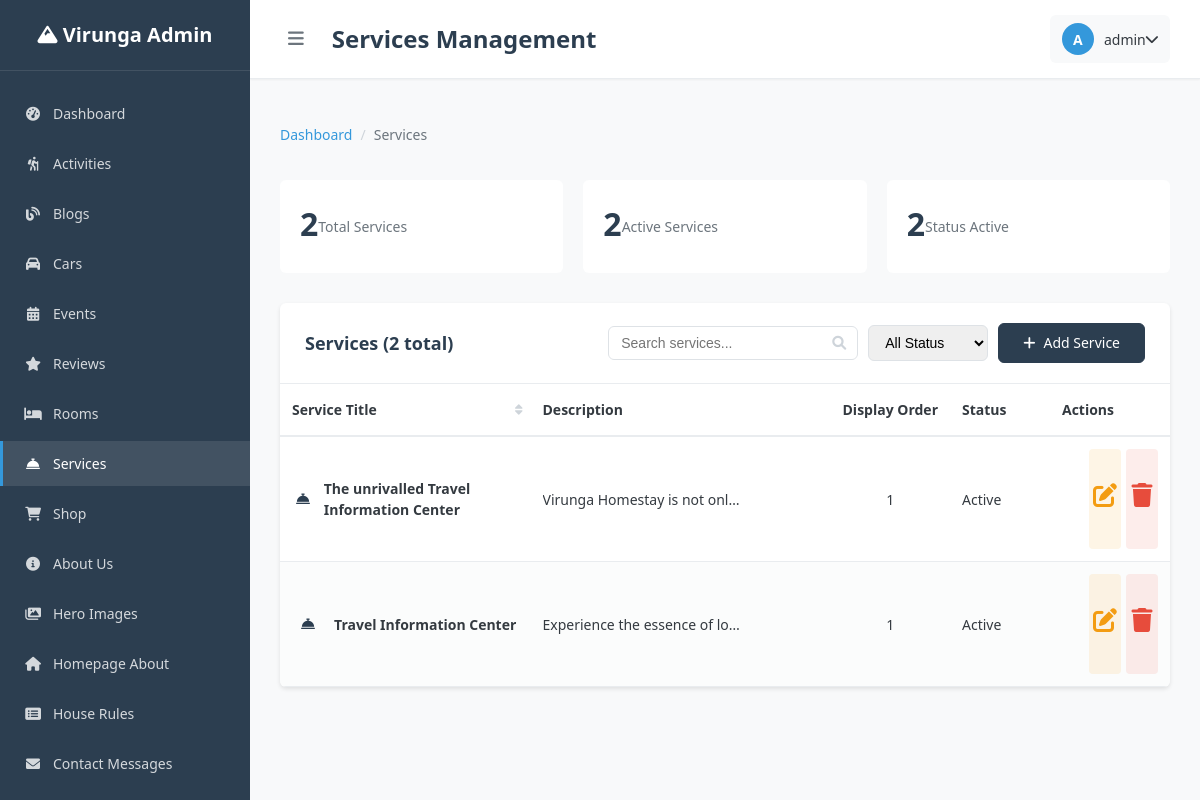
The app's page /admin/pages/services/index.php (signed in) with its own data.
### tables this page shows
CREATE TABLE `services` (
  `id` int(11) NOT NULL,
  `title` varchar(255) NOT NULL,
  `description` text NOT NULL,
  `image` varchar(500) NOT NULL,
  `display_order` int(11) DEFAULT 1,
  `is_active` tinyint(1) DEFAULT 1,
  `status` enum('active','inactive') DEFAULT 'active',
  `created_at` timestamp NOT NULL DEFAULT current_timestamp(),
  `updated_at` timestamp NOT NULL DEFAULT current_timestamp() ON UPDATE current_timestamp()
);

### admin/backend/api/utils/auth_middleware.php (called while the page is built, shortened)
<?php
function isAuthenticated() {
    return isset($_SESSION['admin_user_id']) &&
           isset($_SESSION['admin_username']) &&
           !empty($_SESSION['admin_user_id']);
}
function getCurrentUser() {
    require_once __DIR__ . '/../../database/connection.php';
    $user_id = $_SESSION['admin_user_id'];
    $query = "SELECT id, username, email, full_name, role, status, last_login
              FROM admin_users
              WHERE id = ? AND status = 'active'";
    $user = getSingleRow($query, 'i', [$user_id]);
    return $user;
}
?>

### admin/backend/database/connection.php (called while the page is built, shortened)
<?php
$conn = null;
function getConnection() {
    global $conn;
    if ($conn && !$conn->connect_error) {
        return $conn;
    }
    $db_config = [
        'host' => 'localhost',
        'username' => 'root',
        'password' => '',
        'database' => 'homestay',
        'charset' => 'utf8mb4'
    ];
    $conn = new mysqli(
        $db_config['host'],
        $db_config['username'],
        $db_config['password'],
        $db_config['database']
    );
    $conn->query("SET sql_mode = 'STRICT_TRANS_TABLES,ERROR_FOR_DIVISION_BY_ZERO,NO_AUTO_CREATE_USER,NO_ENGINE_SUBSTITUTION'");
    return $conn;
}
function executeQuery($query, $types = '', $params = []) {
    $conn = getConnection();
    $stmt = $conn->prepare($query);
    if (!empty($params)) {
        $stmt->bind_param($types, ...$params);
    }
    if (!$stmt->execute()) {
        error_log("Query execution failed: " . $stmt->error);
        return false;
    }
    $result = $stmt->get_result();
    return $result;
}
function getSingleRow($query, $types = '', $params = []) {
    $result = executeQuery($query, $types, $params);
    if ($result && $result->num_rows > 0) {
        return $result->fetch_assoc();
    }
    return null;
}
function getMultipleRows($query, $types = '', $params = []) {
    $result = executeQuery($query, $types, $params);
    $rows = [];
    if ($result) {
        while ($row = $result->fetch_assoc()) {
            $rows[] = $row;
        }
    }
    return $rows;
}
?>

### admin/pages/services/index.php (the view, shortened to what this page needs)
<?php
require_once '../../backend/api/utils/auth_middleware.php';
require_once '../../backend/database/connection.php';
require_once '../../backend/api/utils/helpers.php';
$current_user = getCurrentUser();
$page = isset($_GET['page']) ? max(1, intval($_GET['page'])) : 1;
$limit = 10;
$offset = ($page - 1) * $limit;
$search = isset($_GET['search']) ? trim($_GET['search']) : '';
$where_conditions = [];
$params = [];
$param_types = '';
$where_clause = !empty($where_conditions) ? 'WHERE ' . implode(' AND ', $where_conditions) : '';
$count_query = "SELECT COUNT(*) as total FROM services $where_clause";
$total_result = !empty($params) ? getSingleRow($count_query, $param_types, $params) : getSingleRow($count_query);
$total_records = $total_result['total'] ?? 0;
$query = "SELECT id, title, description, image, display_order, is_active, status, created_at, updated_at
          FROM services
          $where_clause
          ORDER BY display_order ASC, title ASC
          LIMIT $limit OFFSET $offset";
$services = !empty($params) ? getMultipleRows($query, $param_types, $params) : getMultipleRows($query);
$stats_query = "SELECT
    COUNT(*) as total_services,
    COUNT(CASE WHEN is_active = 1 THEN 1 END) as active_services,
    COUNT(CASE WHEN status = 'active' THEN 1 END) as status_active_services
    FROM services";
$stats = getSingleRow($stats_query);
$breadcrumbs = [
    ['title' => 'Dashboard', 'url' => '../dashboard.php'],
    ['title' => 'Services', 'url' => '']
];
?>
<!DOCTYPE html>
<html lang="en">
<head>
    <link rel="stylesheet" href="../../assets/css/dashboard.css">
    <link rel="stylesheet" href="../../assets/css/components.css">
    <link rel="stylesheet" href="../../assets/css/tables.css">
    <link rel="stylesheet" href="../../assets/css/forms.css">
    <link rel="stylesheet" href="https://cdnjs.cloudflare.com/ajax/libs/font-awesome/6.0.0/css/all.min.css">
</head>
<body>
    <div class="admin-wrapper">
        <?php include '../includes/sidebar.php'; ?>
        <main class="admin-main">
            <header class="admin-header">
                <div class="header-left">
                    <button class="sidebar-toggle">
                        <i class="fas fa-bars"></i>
                    </button>
                    <h1 class="page-title">Services Management</h1>
                </div>
                <div class="header-right">
                    <div class="user-dropdown">
                        <div class="user-info">
                            <div class="user-avatar">
                                <?= strtoupper(substr($current_user['username'], 0, 1)) ?>
                            </div>
                            <span class="user-name"><?= htmlspecialchars($current_user['username']) ?></span>
                            <i class="fas fa-chevron-down"></i>
                        </div>
                    </div>
                </div>
            </header>
            <div class="admin-content">
                <?= generateBreadcrumb($breadcrumbs) ?>
                <div class="stats-cards">
                    <div class="stat-card">
                        <div class="stat-number"><?= number_format($stats['total_services']) ?></div>
                        <div class="stat-label">Total Services</div>
                    </div>
                    <div class="stat-card">
                        <div class="stat-number"><?= number_format($stats['active_services']) ?></div>
                        <div class="stat-label">Active Services</div>
                    </div>
                    <div class="stat-card">
                        <div class="stat-number"><?= number_format($stats['status_active_services']) ?></div>
                        <div class="stat-label">Status Active</div>
                    </div>
                </div>
                <div class="table-container">
                    <div class="table-header">
                        <h2 class="table-title">Services (<?= $total_records ?> total)</h2>
                        <div class="table-actions">
                            <div class="table-search">
                                <input type="text" placeholder="Search services..." value="<?= htmlspecialchars($search) ?>" id="search-input">
                                <i class="fas fa-search"></i>
                            </div>
                            <select class="filter-select" id="status-filter">
                                <option value="">All Status</option>
                            </select>
                            <a href="add.php" class="btn btn-primary">
                                <i class="fas fa-plus"></i> Add Service
                            </a>
                        </div>
                    </div>
                    <?php if (empty($services)): ?>
                        <div class="table-empty">
                            <i class="fas fa-concierge-bell"></i>
                            <h3>No Services Found</h3>
                            <p>No services match your current search criteria.</p>
                            <a href="add.php" class="btn btn-primary">
                                <i class="fas fa-plus"></i> Add First Service
                            </a>
                        </div>
                    <?php else: ?>
                        <table class="data-table">
                            <thead>
                                <tr>
                                    <th class="sortable">Service Title</th>
                                    <th width="300">Description</th>
                                    <th width="100">Display Order</th>
                                    <th width="100">Status</th>
                                    <th width="120">Actions</th>
                                </tr>
                            </thead>
                            <tbody>
                                <?php foreach ($services as $service): ?>
                                    <tr>
                                        <td>
                                            <div class="service-name-cell">
                                                <div class="service-icon">
                                                    <i class="fas fa-concierge-bell"></i>
                                                </div>
                                                <div>
                                                    <strong><?= htmlspecialchars($service['title']) ?></strong>
                                                </div>
                                            </div>
                                        </td>
                                        <td>
                                            <div class="table-text">
                                                <?= htmlspecialchars(truncateText($service['description'], 150)) ?>
                                            </div>
                                        </td>
                                        <td class="text-center">
                                            <span class="order-badge"><?= $service['display_order'] ?></span>
                                        </td>
                                        <td>
                                            <?= getStatusBadge($service['is_active']) ?>
                                        </td>
                                        <td class="table-actions-cell">
                                            <div class="action-buttons">
                                                <a href="edit.php?id=<?= $service['id'] ?>"
                                                   class="action-btn edit"
                                                   title="Edit Service">
                                                    <i class="fas fa-edit"></i>
                                                </a>
                                                <a href="delete.php?id=<?= $service['id'] ?>"
                                                   class="action-btn delete"
                                                   title="Delete Service"
                                                   data-item-name="<?= htmlspecialchars($service['title']) ?>">
                                                    <i class="fas fa-trash"></i>
                                                </a>
                                            </div>
                                        </td>
                                    </tr>
                                <?php endforeach; ?>
                            </tbody>
                        </table>
                    <?php endif; ?>
                </div>
            </div>
        </main>
    </div>
</body>
</html>

### admin/backend/api/utils/helpers.php (shortened to what this page needs)
<?php
function truncateText($text, $length = 100, $suffix = '...') {
    return substr($text, 0, $length) . $suffix;
}
function getStatusBadge($is_active, $active_text = 'Active', $inactive_text = 'Inactive') {
    if ($is_active) {
        return '<span class="badge badge-success">' . $active_text . '</span>';
    } else {
        return '<span class="badge badge-secondary">' . $inactive_text . '</span>';
    }
}
function generateBreadcrumb($breadcrumbs) {
    $html = '<nav aria-label="breadcrumb"><ol class="breadcrumb">';
    $total = count($breadcrumbs);
    foreach ($breadcrumbs as $index => $crumb) {
        if ($index === $total - 1) {
            $html .= '<li class="breadcrumb-item active" aria-current="page">' . htmlspecialchars($crumb['title']) . '</li>';
        } else {
            $html .= '<li class="breadcrumb-item"><a href="' . htmlspecialchars($crumb['url']) . '">' . htmlspecialchars($crumb['title']) . '</a></li>';
        }
    }
    $html .= '</ol></nav>';
    return $html;
}
?>

### admin/assets/css/dashboard.css (style rules this page uses)
:root { --primary-color: #2c3e50; --secondary-color: #3498db; --success-color: #27ae60; --warning-color: #f39c12; --danger-color: #e74c3c; --light-color: #ecf0f1; --dark-color: #34495e; --white: #ffffff; --gray-100: #f8f9fa; --gray-200: #e9ecef; --gray-300: #dee2e6; --gray-400: #ced4da; --gray-500: #adb5bd; --gray-600: #6c757d; --gray-700: #495057; --gray-800: #343a40; --gray-900: #212529; --font-family-sans-serif: 'Segoe UI', Tahoma, Geneva, Verdana, sans-serif; --font-size-base: 14px; --line-height-base: 1.5; --border-radius: 6px; --border-radius-sm: 4px; --border-radius-lg: 8px; --box-shadow: 0 2px 4px rgba(0,0,0,0.1); --box-shadow-sm: 0 1px 2px rgba(0,0,0,0.05); --box-shadow-lg: 0 4px 8px rgba(0,0,0,0.15); --transition: all 0.3s ease; }
* { margin: 0; padding: 0; box-sizing: border-box; }
body { font-family: var(--font-family-sans-serif); font-size: var(--font-size-base); line-height: var(--line-height-base); color: var(--gray-800); background-color: var(--gray-100); }
.admin-wrapper { display: flex; min-height: 100vh; }
.admin-main { flex: 1; margin-left: 250px; transition: var(--transition); }
.admin-header { background-color: var(--white); border-bottom: 1px solid var(--gray-200); padding: 15px 30px; display: flex; justify-content: space-between; align-items: center; box-shadow: var(--box-shadow-sm); }
.header-left { display: flex; align-items: center; }
.sidebar-toggle { background: none; border: none; font-size: 18px; color: var(--gray-600); cursor: pointer; margin-right: 20px; padding: 8px; border-radius: var(--border-radius); transition: var(--transition); }
.page-title { font-size: 24px; font-weight: 600; color: var(--primary-color); margin: 0; }
.header-right { display: flex; align-items: center; gap: 15px; }
.user-dropdown { position: relative; }
.user-info { display: flex; align-items: center; padding: 8px 12px; background-color: var(--gray-100); border-radius: var(--border-radius); cursor: pointer; transition: var(--transition); }
.user-avatar { width: 32px; height: 32px; border-radius: 50%; background-color: var(--secondary-color); display: flex; align-items: center; justify-content: center; color: var(--white); font-weight: bold; margin-right: 10px; }
.user-name { font-weight: 500; color: var(--gray-800); }
.admin-content { padding: 30px; min-height: calc(100vh - 80px); }
.stat-card { background-color: var(--white); border-radius: var(--border-radius); padding: 25px; box-shadow: var(--box-shadow); display: flex; align-items: center; transition: var(--transition); }
.action-btn { display: flex; flex-direction: column; align-items: center; justify-content: center; padding: 20px 15px; background-color: var(--white); border: 2px dashed var(--gray-300); border-radius: var(--border-radius); color: var(--gray-600); text-decoration: none; transition: var(--transition); min-height: 100px; }
.action-btn i { font-size: 24px; margin-bottom: 8px; }

### admin/assets/css/components.css (style rules this page uses)
.breadcrumb { display: flex; flex-wrap: wrap; padding: 15px 0; margin-bottom: 20px; list-style: none; background-color: transparent; }
.breadcrumb-item { display: flex; align-items: center; }
.breadcrumb-item + .breadcrumb-item::before { content: "/"; padding: 0 8px; color: var(--gray-400); }
.breadcrumb-item a { color: var(--secondary-color); text-decoration: none; transition: var(--transition); }
.breadcrumb-item.active { color: var(--gray-600); }
.text-center { text-align: center; }

### admin/assets/css/forms.css (style rules this page uses)
.btn { display: inline-flex; align-items: center; justify-content: center; padding: 12px 24px; font-size: 14px; font-weight: 500; line-height: 1; text-align: center; text-decoration: none; border: 1px solid transparent; border-radius: var(--border-radius); cursor: pointer; transition: var(--transition); min-width: 120px; }
.btn i { margin-right: 8px; }
.btn-primary { color: var(--white); background-color: var(--primary-color); border-color: var(--primary-color); }

### records on screen
services: title "The unrivalled Travel Information Center", description "Virunga Homestay is not onl…", display_order "1"
services: title "Travel Information Center", description "Experience the essence of lo…", display_order "1"

### other values on screen
substr($current_user['username'], 0, 1) "A"
$current_user['username'] "admin"
$crumb['title'] "Dashboard"
$crumb['title'] "Services"
$stats['total_services'] "2"
$stats['active_services'] "2"
$stats['status_active_services'] "2"
$total_records "2"
